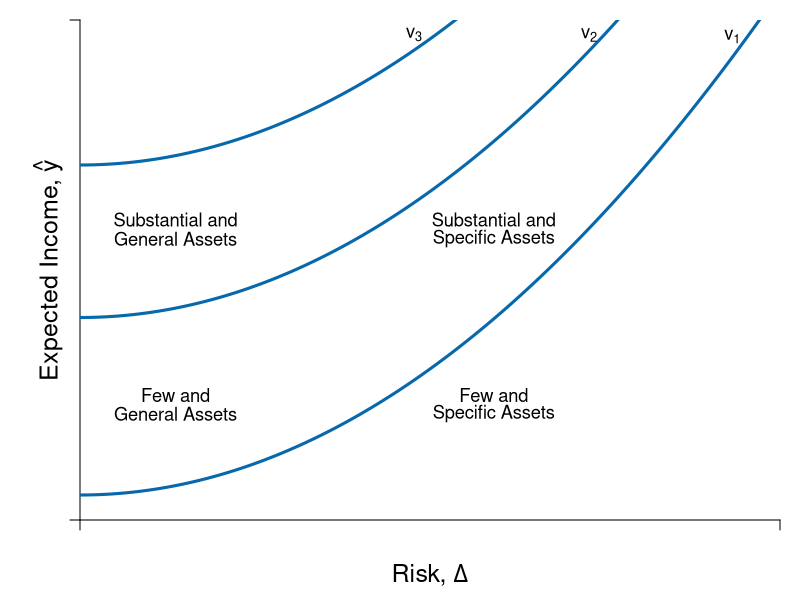

R code for this plot:
#Graph Designer: Simon Halliday & Scott Cohn
#Authors: Bowles, Foley and Halliday
#Title: Coordination, Conflict and Competition: A Text in Microeconomics

library(shape)
pdf(file = "risk/indiff_map_assets.pdf", width = 10, height = 8)


#Set parameters for graphics
axislabelsize <- 1.5
labelsize <- 1.1
graphlinewidth <- 3
segmentlinewidth <- 2

COL <- c("#7fc97f", "#beaed4", "#fdc086", "#ffff99", "#386cb0", "#f0027f", "#bf5b17", "#666666")
COLA <- c("#e0f3db", "#99d8c9","#66c2a4","#41ae76", "#238b45", "#005824")
COLB <- c("#c6dbef", "#4eb3d3", "#2b8cbe", "#0868ac","#084081")
COLC <- c("#fcfbfd", "#efedf5", "#dadaeb", "#bcbddc", "#9e9ac8", "#807dba", "#6a51a3", "#54278f", "#3f007d")

#Edited the margins to cater for the larger LHS labels
par(mar =  c(4, 4, 1, 1))

#Indifference curves of a risk-averse homo economicus (2nd graph out of the two for 4.7)

indiffA <- function(x, ua = 2, slope = 1/12) {
  ua + slope*(x)^2
}

#Add limits on axes and levels of utility for each indifference curve
ylims <- c(0, 40)
xlims <- c(0, 22)

npts <- 501 
x <- seq(xlims[1], xlims[2], length.out = npts)
y <- seq(ylims[1], ylims[2], length.out = npts) 

plot(0, 0, xlim = xlims, ylim = ylims, type = "n",
     xlab = expression(paste("")),
     ylab = expression(paste("")), 
     xaxt = "n", 
     yaxt = "n", 
     cex.lab = axislabelsize, 
     bty = "n", 
     xaxs="i", 
     yaxs="i"
)

#x and y limits with plain axes without ticks/numbers to match previous graph

#ticksx <- seq(from = 0, to = xlims[2]+1, by = 4)
#xlabels <- seq(from = 0, to = xlims[2], by = 1)
ticksx <- c(xlims[1], xlims[2])
xlabels <- c(NA, NA)
#ticksy <- seq(from = 0, to = ylims[2]+1, by = 4)
#ylabels <- seq(from = 0, to = ylims[2], by = 1)
ticksy <- c(ylims[1], ylims[2])
ylabels <- c(NA, NA)

axis(1,at = ticksx,  pos = 0, labels = xlabels)
axis(2,at = ticksy,  pos = 0, labels = ylabels, las = 1)

npts <- 500 
xx1 <- seq(xlims[1], xlims[2], length.out = npts)
xx2 <- seq(0, xlims[2], length.out = npts)
xx3 <- seq(xlims[1], 0, length.out = npts)
xx4 <- seq(-11, 0, length.out = npts)


lines(xx1, indiffA(xx1, ua = 2), col = COLB[4], lwd = graphlinewidth)
lines(xx1, indiffA(xx1, ua = 16.2), col = COLB[4], lwd = graphlinewidth)
lines(xx1, indiffA(xx1, ua = 28.4), col = COLB[4], lwd = graphlinewidth)

#Axis labels and draw linear utility function
mtext(expression(paste("Risk, ", Delta)), side = 1, line = 2.5, cex = axislabelsize)
text(-1, 0.5*ylims[2], expression(paste("Expected Income, ",hat(y))), xpd = TRUE, cex = axislabelsize, srt = 90) 

#label the three indifference curves

text(20.5, indiffA(20)+3.355, expression(paste(v[1])), xpd = TRUE, cex = labelsize)
text(16, indiffA(18)+9.8, expression(paste(v[2])),  xpd = TRUE, cex = labelsize)
text(10.5, indiffA(16)+15.5, expression(paste(v[3])),  xpd = TRUE, cex = labelsize)

#Label average wealth curve and indifference curves generally

# text(23, 35, expression(paste("Inequality Averse")), xpd = TRUE, cex = labelsize)
# text(23, 33.5, expression(paste("& Risk Averse")), xpd = TRUE, cex = labelsize)
# text(23, 32, expression(paste("Indifference Curves")), xpd = TRUE, cex = labelsize)

# Asset Labels

text(3, 24, expression(paste("Substantial and")), xpd = TRUE, cex = labelsize)
text(3, 22.5, expression(paste("General Assets")), xpd = TRUE, cex = labelsize)

text(3, 10, expression(paste("Few and")), xpd = TRUE, cex = labelsize)
text(3, 8.5, expression(paste("General Assets")), xpd = TRUE, cex = labelsize)

text(13, 24, expression(paste("Substantial and")), xpd = TRUE, cex = labelsize)
text(13, 22.5, expression(paste("Specific Assets")), xpd = TRUE, cex = labelsize)

text(13, 10, expression(paste("Few and")), xpd = TRUE, cex = labelsize)
text(13, 8.5, expression(paste("Specific Assets")), xpd = TRUE, cex = labelsize)

dev.off()
